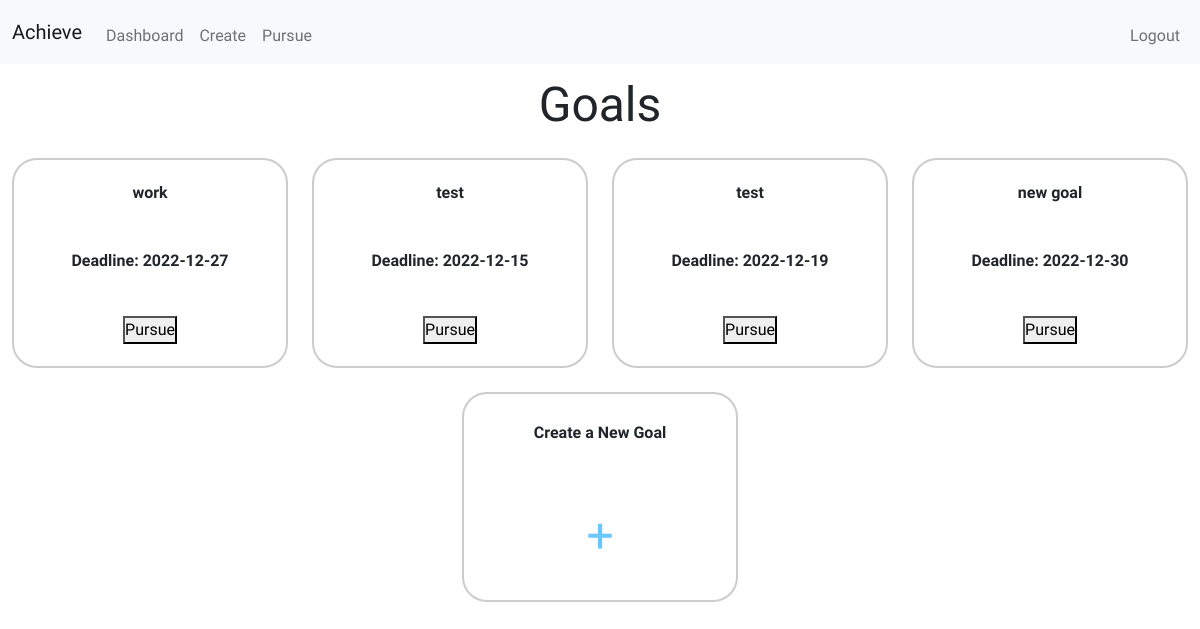
The page /dashboard (signed in) on the database as committed earlier.
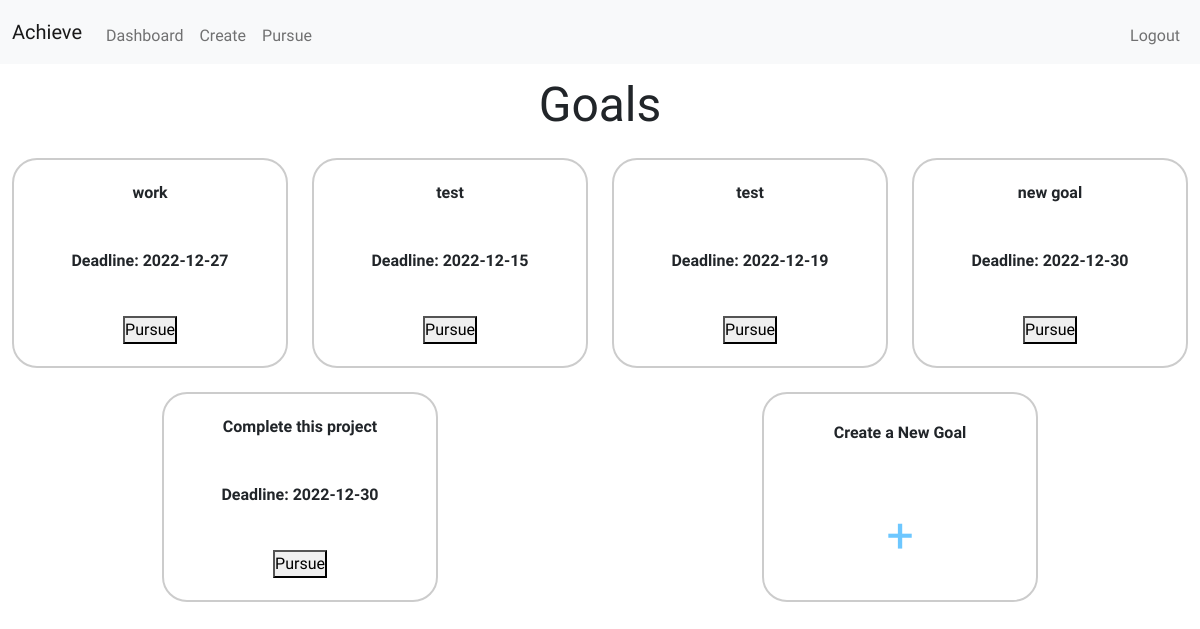
The same page on the database as committed later.
### tables this page shows
CREATE TABLE goal (goal_id INTEGER PRIMARY KEY NOT NULL, goal TEXT NOT NULL, success TEXT NOT NULL, failure TEXT NOT NULL, date_created DATE, deadline DATE, id INTEGER, FOREIGN KEY (id) REFERENCES users(id));

### app.py (the view)
@app.route("/dashboard", methods = ['GET', 'POST'])
def dashboard():
    if session['user_id']:
        rows = db.execute("SELECT goal_id FROM goal WHERE id IN (?)", session["user_id"])
        rows = len(rows)
        goals = db.execute("SELECT goal, deadline, goal_id FROM goal WHERE id IN (?)", session['user_id'])
        return render_template('dashboard.html', rows=rows, goals=goals)
    return redirect('login')

### app.py (called while the page is built)
@app.after_request
def after_request(response):
    response.headers["Cache-Control"] = "no-cache, no-store, must-revalidate"
    response.headers["Expires"] = 0
    response.headers["Pragma"] = "no-cache"
    return response

### templates/dashboard.html (shortened to what this page needs)
{% extends "layout.html" %}
{% block main %}
    <h2 id ="dashboardHead">Goals</h2>
    <section class="dashboardContainer">
        {% for goal in goals %}
        <section class="dashboardChild">
            <span>{{ goal.goal}}</span>
            <span>Deadline: {{ goal.deadline}}</span>
            <button data-goal-id="{{ goal.goal_id }}" id="button-{{ loop.index }}">Pursue</a>
        </section>
        {% endfor %}
        <section class="dashboardChild">
            <span>Create a New Goal</span>
            <a href="/create" id="plus">+</a>
        </section>
    </section>
{% endblock %}

### templates/layout.html (shortened to what this page needs)
<!DOCTYPE html>
<html lang="en">
    <head>
            <link href="https://cdn.jsdelivr.net/npm/bootstrap@5.2.2/dist/css/bootstrap.min.css" rel="stylesheet">
            <link rel="stylesheet" href="/static/styles.css">
    </head>
    <body>
        <header>
            <nav class="navbar navbar-expand-lg bg-light">
                <div class="container-fluid">
                    <a class="navbar-brand" href="/">Achieve</a>
                    <div class="collapse navbar-collapse" id="navbarNav">
                        {% if session['user_id'] %}
                            <ul class="navbar-nav me-auto mt-2">
                                <li class="nav-item"><a class="nav-link " aria-current="page" href="/dashboard">Dashboard</a></li>
                                <li class="nav-item"><a class="nav-link" href="/create">Create</a></li>
                                <li class="nav-item"><a class="nav-link" href="/pursue">Pursue</a></li>
                            </ul>
                            <ul class="navbar-nav ms-auto mt-2">
                                <li class="nav-item"><a class="nav-link" href="/logout">Logout</a></li>
                            </ul>
                        {% else %}
                            <ul class="navbar-nav ms-auto mt-2">
                                <li class="nav-item"><a class="nav-link" href="/register">Register</a></li>
                                <li class="nav-item"><a class="nav-link" href="/login">Log In</a></li>
                            </ul>
                        {% endif %}
                  </div>
                </div>
              </nav>
        </header>
        <main>
            {% block main %}
            {% endblock %}
        </main>
    </body>
</html>

### static/styles.css (style rules this page uses)
* { margin: 0; padding: 0; box-sizing: border-box; }
body { font-family: 'Sono', 'Helvetica', sans-serif; min-height: 100vh; width: 100%; }
main { width: 100%; height: 700px; }
#dashboardHead { font-size: 3rem; text-align: center; margin: 1% 0 0 0 ; }
.dashboardContainer { display: flex; height: 100%; width: 100%; flex-flow: row wrap; justify-content: space-around; align-content: flex-start; }
.dashboardContainer section { display: flex; border: 2px solid #ccc; border-radius: 25px; height: 30%; width: 23%; margin: 2% 0 0 0 ; flex-flow: column wrap; justify-content: space-around; align-items: center; }
.dashboardChild span { font-size: 1rem; font-weight: 700; }
.dashboardChild a { font-size: 1.2rem; text-decoration: none; color: rgb(109, 199, 255); }
#plus { font-size: 3rem; }

Rows that differ between the two databases and show on the page:
added goal: goal "Complete this project", deadline "2022-12-30"
